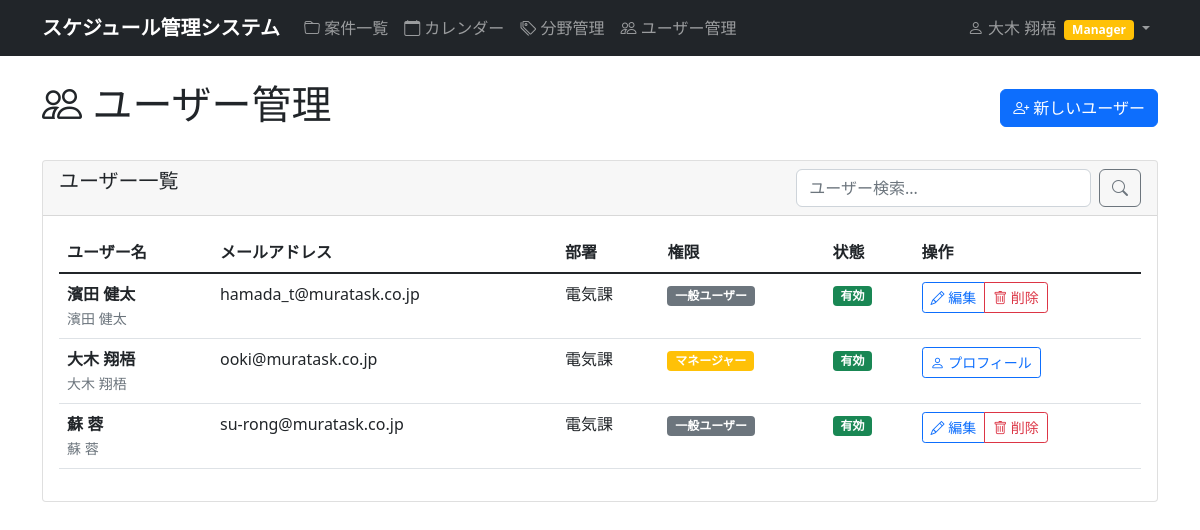
/accounts/users/ (signed in), run on an earlier commit of the app's database.
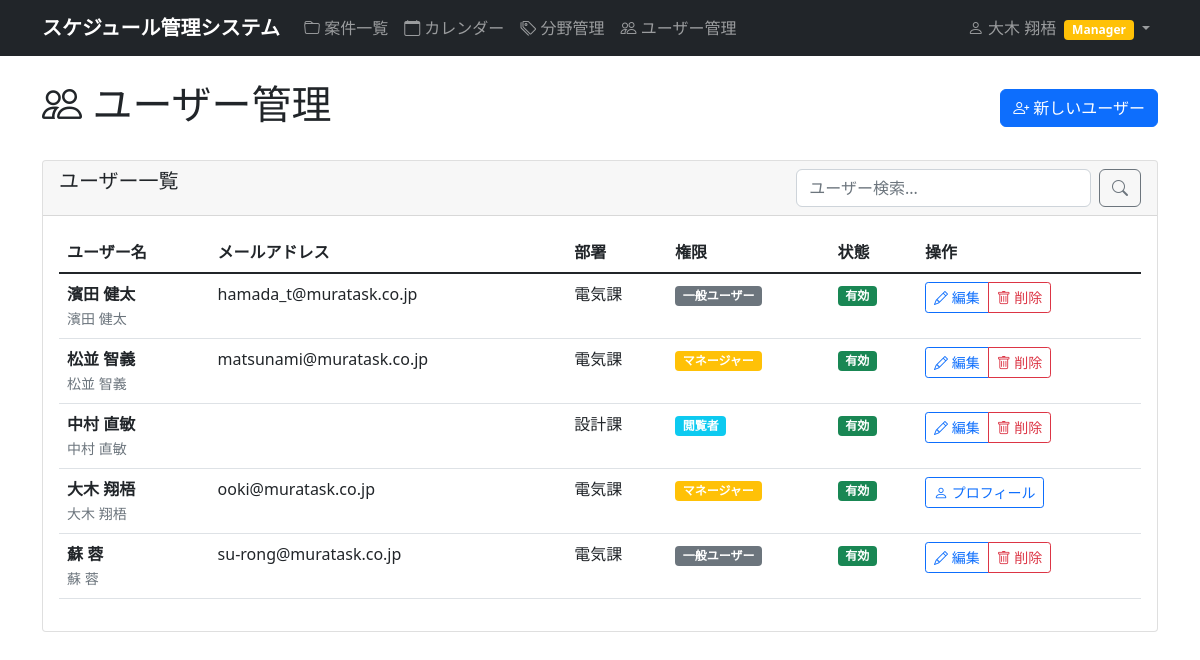
And on a later commit of the database.
### accounts/models.py (models this page shows, shortened)
class CustomUser(AbstractUser):
    email = models.EmailField('メールアドレス', blank=True, null=True)
    department = models.CharField('部署', max_length=100, blank=True)
    phone = models.CharField('電話番号', max_length=20, blank=True)
    is_manager = models.BooleanField('マネージャー権限', default=False)
    is_viewer = models.BooleanField('閲覧者権限', default=False, help_text='全員の案件を閲覧できますが編集はできません')
    class Meta:
        verbose_name = 'ユーザー'
        verbose_name_plural = 'ユーザー'

### accounts/views.py (the view, shortened to what this page needs)
# urls.py: path('users/', views.user_list, name='user_list'),
@manager_required
def user_list(request):
    users = User.objects.filter(is_superuser=False).order_by('username')
    search = request.GET.get('search')
    paginator = Paginator(users, 20)
    page_number = request.GET.get('page')
    page_obj = paginator.get_page(page_number)
    context = {
        'page_obj': page_obj,
        'search': search,
    }
    return render(request, 'accounts/user_list.html', context)

### templates/accounts/user_list.html (shortened to what the changed rows need)
{% extends "base.html" %}
{% block content %}
<div class="row">
    <div class="col-md-12">
        <div class="d-flex justify-content-between align-items-center mb-4">
            <h1>
                <i class="bi bi-people"></i> ユーザー管理
            </h1>
        </div>
    </div>
</div>
<div class="row">
    <div class="col-md-12">
        <div class="card">
            <div class="card-body">
                {% if page_obj %}
                    <div class="table-responsive">
                        <table class="table table-hover">
                            <thead>
                                <tr>
                                    <th>ユーザー名</th>
                                    <th>メールアドレス</th>
                                    <th>部署</th>
                                    <th>権限</th>
                                    <th>状態</th>
                                    <th>操作</th>
                                </tr>
                            </thead>
                            <tbody>
                                {% for user in page_obj %}
                                <tr>
                                    <td>
                                        <div class="fw-bold">{% if user.first_name or user.last_name %}{{ user.last_name }} {{ user.first_name }}{% else %}{{ user.username }}{% endif %}</div>
                                        {% if user.first_name or user.last_name %}
                                        <small class="text-muted">{{ user.last_name }} {{ user.first_name }}</small>
                                        {% endif %}
                                    </td>
                                    <td>{{ user.email }}</td>
                                    <td>{{ user.department|default:"-" }}</td>
                                    <td>
                                        {% if user.is_superuser %}
                                            <span class="badge bg-danger">スーパーユーザー</span>
                                        {% elif user.is_manager %}
                                            <span class="badge bg-warning">マネージャー</span>
                                        {% elif user.is_viewer %}
                                            <span class="badge bg-info">閲覧者</span>
                                        {% else %}
                                            <span class="badge bg-secondary">一般ユーザー</span>
                                        {% endif %}
                                    </td>
                                    <td>
                                        {% if user.is_active %}
                                            <span class="badge bg-success">有効</span>
                                        {% else %}
                                            <span class="badge bg-danger">無効</span>
                                        {% endif %}
                                    </td>
                                    <td>
                                        <div class="btn-group btn-group-sm">
                                            {% if user == request.user %}
                                            <a href="{% url 'accounts:profile' %}" class="btn btn-outline-primary">
                                                <i class="bi bi-person"></i> プロフィール
                                            </a>
                                            {% else %}
                                            <a href="{% url 'accounts:user_edit' user.id %}" class="btn btn-outline-primary">
                                                <i class="bi bi-pencil"></i> 編集
                                            </a>
                                            <a href="{% url 'accounts:user_delete' user.id %}" class="btn btn-outline-danger">
                                                <i class="bi bi-trash"></i> 削除
                                            </a>
                                            {% endif %}
                                        </div>
                                    </td>
                                </tr>
                                {% endfor %}
                            </tbody>
                        </table>
                    </div>
                {% endif %}
            </div>
        </div>
    </div>
</div>
{% endblock %}

### templates/base.html (shortened to what this page needs)
<!DOCTYPE html>
<head>
    <link href="https://cdn.jsdelivr.net/npm/bootstrap@5.1.3/dist/css/bootstrap.min.css" rel="stylesheet">
    <link rel="stylesheet" href="https://cdn.jsdelivr.net/npm/bootstrap-icons@1.7.2/font/bootstrap-icons.css">
    {% load static %}
    <link rel="stylesheet" href="{% static 'css/style.css' %}">
</head>
<body>
    <nav class="navbar navbar-expand-lg navbar-dark bg-dark">
        <div class="container">
                        <a class="navbar-brand" href="{% url 'schedule:project_list' %}">
                スケジュール管理システム
            </a>
            {% if user.is_authenticated %}
            <div class="collapse navbar-collapse" id="navbarNav">
                <ul class="navbar-nav me-auto">
                    <li class="nav-item">
                        <a class="nav-link" href="{% url 'schedule:project_list' %}">
                            <i class="bi bi-folder"></i> 案件一覧
                        </a>
                    </li>
                    <li class="nav-item">
                        <a class="nav-link" href="{% url 'schedule:calendar' %}">
                            <i class="bi bi-calendar"></i> カレンダー
                        </a>
                    </li>
                    <li class="nav-item">
                        <a class="nav-link" href="{% url 'schedule:field_list' %}">
                            <i class="bi bi-tags"></i> 分野管理
                        </a>
                    </li>
                    {% if user.is_manager or user.is_superuser %}
                    <li class="nav-item">
                        <a class="nav-link" href="{% url 'accounts:user_list' %}">
                            <i class="bi bi-people"></i> ユーザー管理
                        </a>
                    </li>
                    {% endif %}
                </ul>
                <ul class="navbar-nav">
                    <li class="nav-item dropdown">
                        <a class="nav-link dropdown-toggle" href="#" role="button" data-bs-toggle="dropdown">
                            <i class="bi bi-person"></i> {% if user.first_name or user.last_name %}{{ user.last_name }} {{ user.first_name }}{% else %}{{ user.username }}{% endif %}
                            {% if user.is_manager %}<span class="badge bg-warning ms-1">Manager</span>{% endif %}
                        </a>
                    </li>
                </ul>
            </div>
            {% endif %}
        </div>
    </nav>
    <main class="container mt-4">
        {% block content %}
        {% endblock %}
    </main>
</body>
</html>

What changed in the data, as far as the page shows it:
added CustomUser: last_name "松並", first_name "智義", email "matsunami@muratask.co.jp", department "電気課", is_superuser "マネージャー", is_active "有効", shows "編集"
added CustomUser: last_name "中村", first_name "直敏", department "設計課", is_superuser "閲覧者", is_active "有効", shows "編集"
